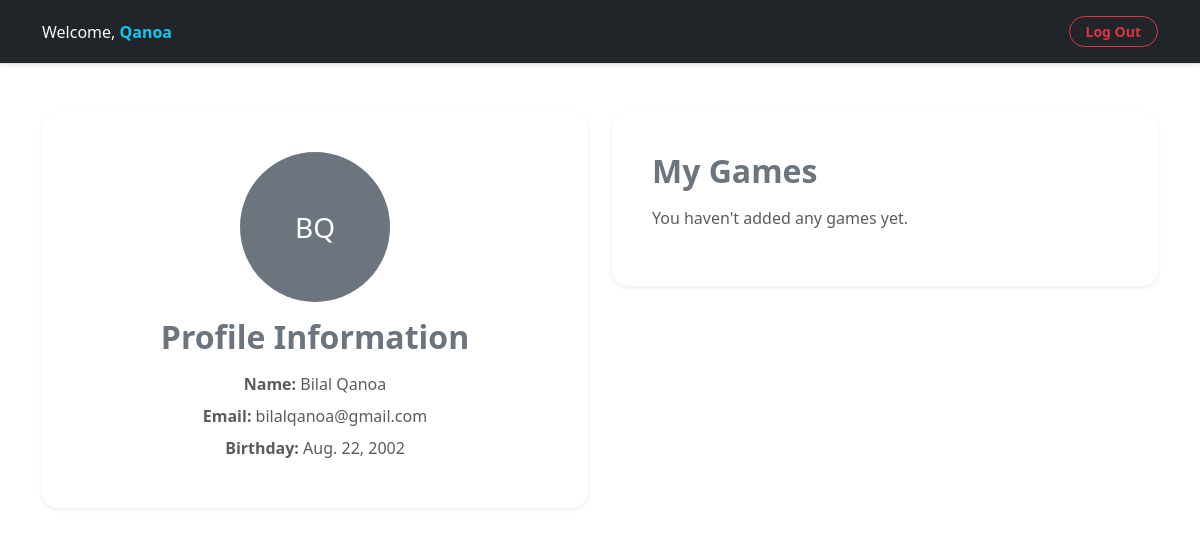
The app's page /home/profile/1/ (signed in), older data.
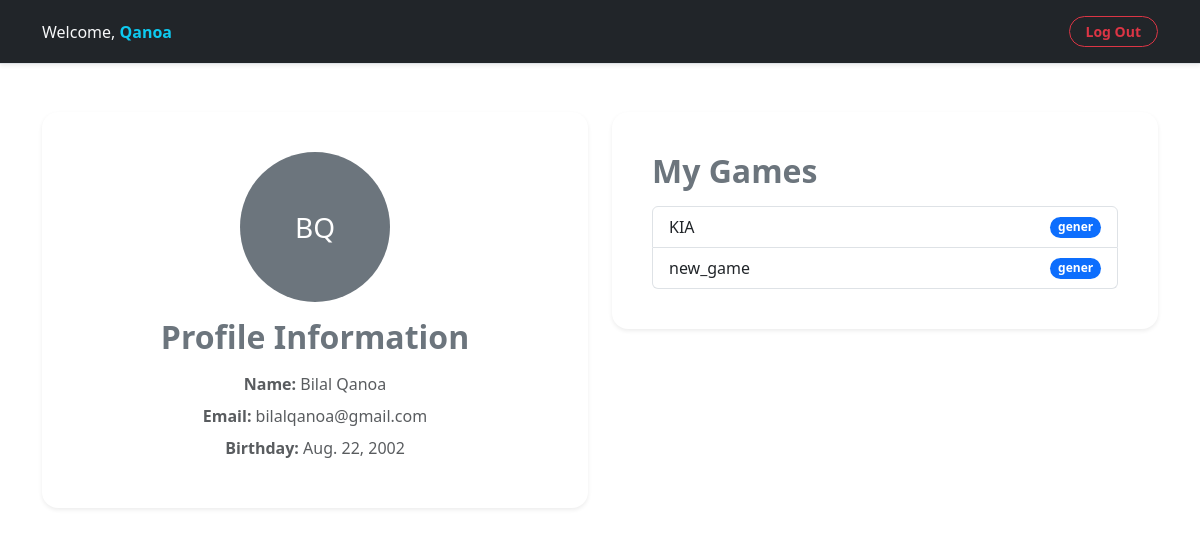
The same page, newer data.
### main/models.py (models this page shows, shortened)
class Game (models.Model):
    name = models.CharField(max_length=255)
    genre = models.CharField(max_length=255)
    release_date = models.DateField()
    description = models.TextField()
    created_by = models.ForeignKey(User, on_delete=models.CASCADE, related_name='games')
    created_at = models.DateTimeField(auto_now_add=True)
    updates_at = models.DateTimeField(auto_now=True)
    objects = GameManager()

### main/views.py (the view)
# urls.py: path('profile/<int:user_id>/', views.profile_page, name='profile_page'),
def profile_page(request, user_id):
    if 'user_id' not in request.session:
        return redirect('accounts:index')
    user = User.objects.get(id=user_id)
    favorite_games = user.player_favorites.all()
    games = user.games.all()
    context = {
        'user': user,
        'favorite_games': favorite_games,
        'games': games
    }
    return render(request, 'main/profile_page.html', context)

### main/templates/main/profile_page.html (shortened to what this page needs)
{% extends "base.html" %}
{% block content %}
<nav class="navbar navbar-expand-lg navbar-dark bg-dark border-bottom shadow-sm py-3">
    <div class="container">
        <a href="{% url 'main:home' %}"><span class="text-light fw-medium">
                Welcome, <span class="text-info fw-bold">{{ request.session.user_name }}</span>
            </span></a>
        <div class="d-flex align-items-center gap-3">
            <a href="{% url 'accounts:logout' %}" class="btn btn-outline-danger btn-sm px-3 rounded-pill fw-semibold">
                Log Out
            </a>
        </div>
    </div>
</nav>
<div class="container my-5">
    <div class="row">
        <div class="col-md-6">
            <div class="card p-4 border-0 shadow-sm rounded-4 bg-white">
                <div class="card-body text-center">
                    {% if user.img %}
                    <img src="{{ user.img.url }}" alt="Profile Image" class="rounded-circle mb-3" width="150" height="150">
                    {% else %}
                    <div class="rounded-circle bg-secondary mb-3"
                        style="width: 150px; height: 150px; display: inline-flex; align-items: center; justify-content: center; color: white; font-size: 1.75rem;">
                        {{ user.first_name|default:''|slice:':1' }}{{ user.last_name|default:''|slice:':1' }}
                    </div>
                    {% endif %}
                    <h2 class="fw-bold text-secondary mb-3">Profile Information</h2>
                    <p class="text-muted mb-2"><strong>Name:</strong> {{ user.first_name }} {{ user.last_name }}</p>
                    <p class="text-muted mb-2"><strong>Email:</strong> {{ user.email }}</p>
                    <p class="text-muted mb-2"><strong>Birthday:</strong> {{ user.birthday }}</p>
                </div>
            </div>
        </div>
        <div class="col-md-6">
            <div class="card p-4 border-0 shadow-sm rounded-4 bg-white">
                <div class="card-body">
                    <h2 class="fw-bold text-secondary mb-3">My Games</h2>
                    {% if games %}
                    <ul class="list-group">
                        {% for game in games %}
                        <li class="list-group-item d-flex justify-content-between align-items-center">
                            <a href="{% url 'main:game_detail' game.id %}" class="text-decoration-none text-dark">
                                {{ game.name }}
                            </a>
                            <span class="badge bg-primary rounded-pill">{{ game.genre }}</span>
                        </li>
                        {% endfor %}
                    </ul>
                    {% else %}
                    <p class="text-muted">You haven't added any games yet.</p>
                    {% endif %}
                </div>
            </div>
        </div>
    </div>
</div>
{% endblock content %}

Row changes from the older to the newer data that the page shows:
added Game: name "KIA", genre "gener"
added Game: name "new_game", genre "gener"
Text that changed along with them:
text no longer shown: "You haven't added any games yet."
